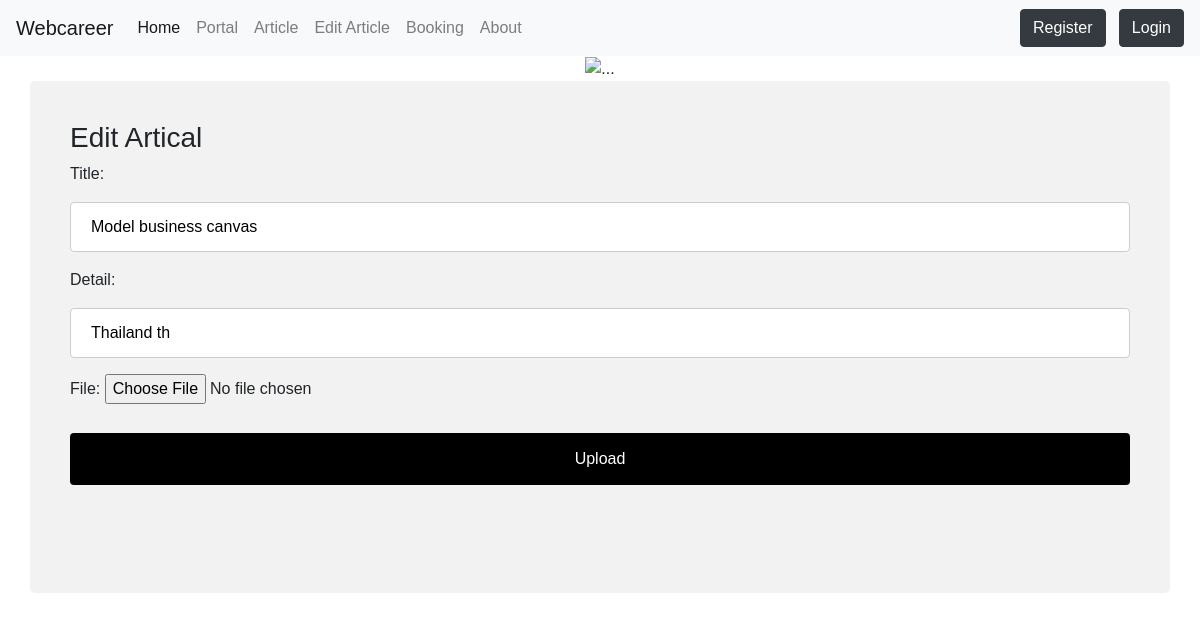
Before: /edit-article/13 with the older database file.
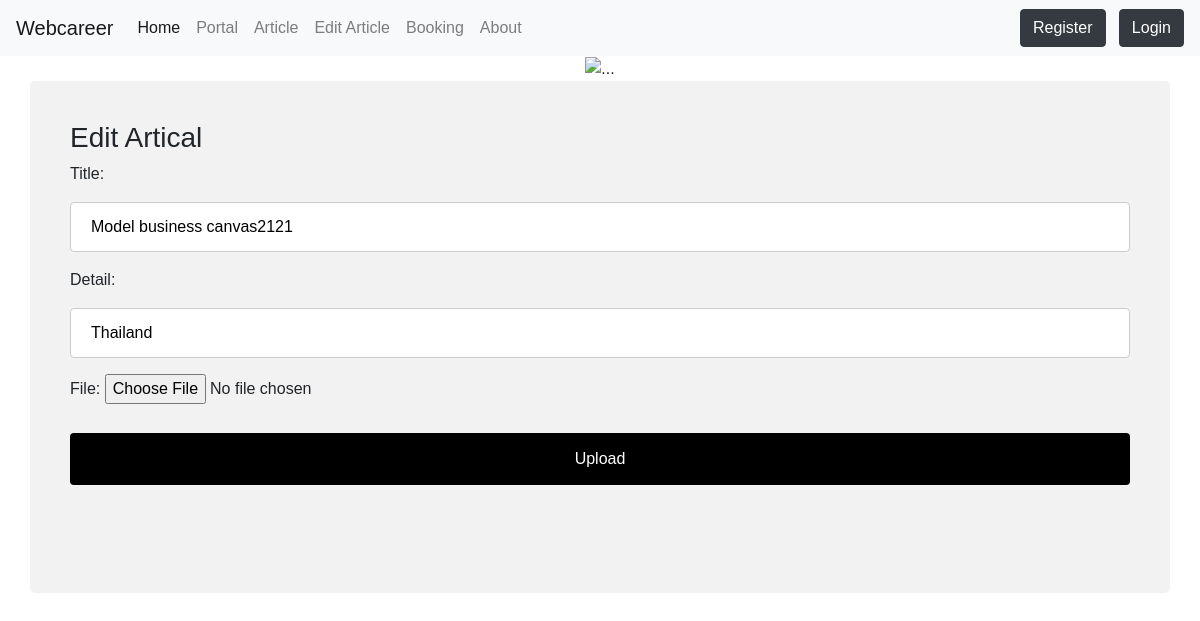
After: the same page with the newer database file.
### myapp/models.py (models this page shows, shortened)
class Portal(models.Model):
    title = models.CharField(max_length=100)
    detail = models.TextField()
    file = models.FileField(upload_to='files/')
    tag = models.TextField(blank=True, null=True)
    email = models.TextField(null=True, blank=True)

### myapp/views.py (the view, shortened to what this page needs)
# urls.py: path('edit-article/<int:id>', edit_article, name='edit-article'),
def edit_article(request, id):
    portal = Portal.objects.get(id=id)
    portal = Portal.objects.get(id=id)
    context = {"portal": portal}
    return render(request, "webcareer/edit-article.html", context)

### myapp/templates/webcareer/edit-article.html (shortened to what this page needs)
{% extends 'webcareer/base.html' %}
{% block content%}
<!DOCTYPE html>
<html>
  <body>
    <div class="container" style="margin-bottom: 60px">
      <h3>Edit Artical</h3>
      <form method="POST" enctype="multipart/form-data" id="edit-form">
      <div class="form-group">
      <form action="/action_page.php">
        <label for="title">Title:</label>
        <input
          type="text"
          id="title"
          name="title"
          placeholder="Your title.."
          value="{{portal.title}}"
        />
      </div >
      <div class="form-group">
        <label for="detail">Detail:</label>
        <input
          type="text"
          id="detail"
          name="detail"
          placeholder="Your detail.."
          value="{{portal.detail}}"
        />
      </div >
        <div class="form-group">
        <label for="uploadfile">File:</label>
        <input
          type="file"
          id="uploadfile"
          name="uploadfile"
          placeholder="Your detail.."
          value="{{portal.file}}"
        />
         </div >
        <input type="submit" form="edit-form" value="Upload" />
      </form>
    </div>
  </body>
  </html>
{% endblock content %}

Changed rows visible on the page:
changed Portal: title "Model business canvas" → "Model business canvas2121"; detail "Thailand th" → "Thailand"
